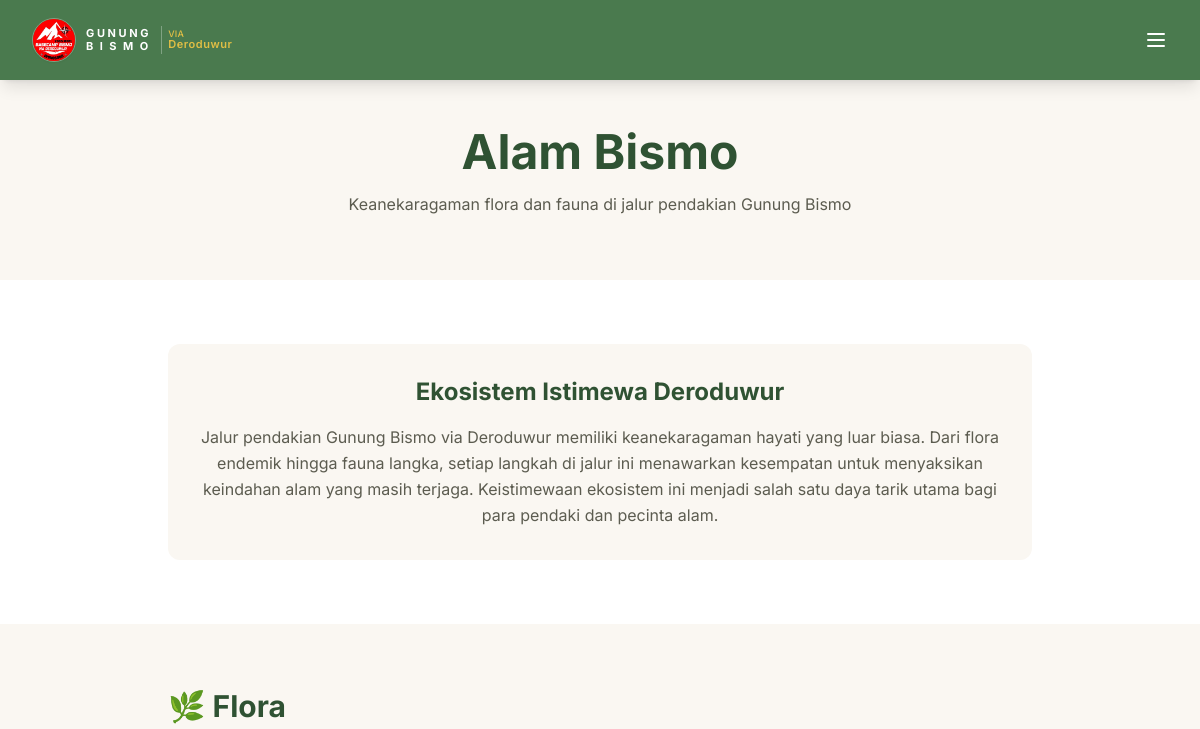
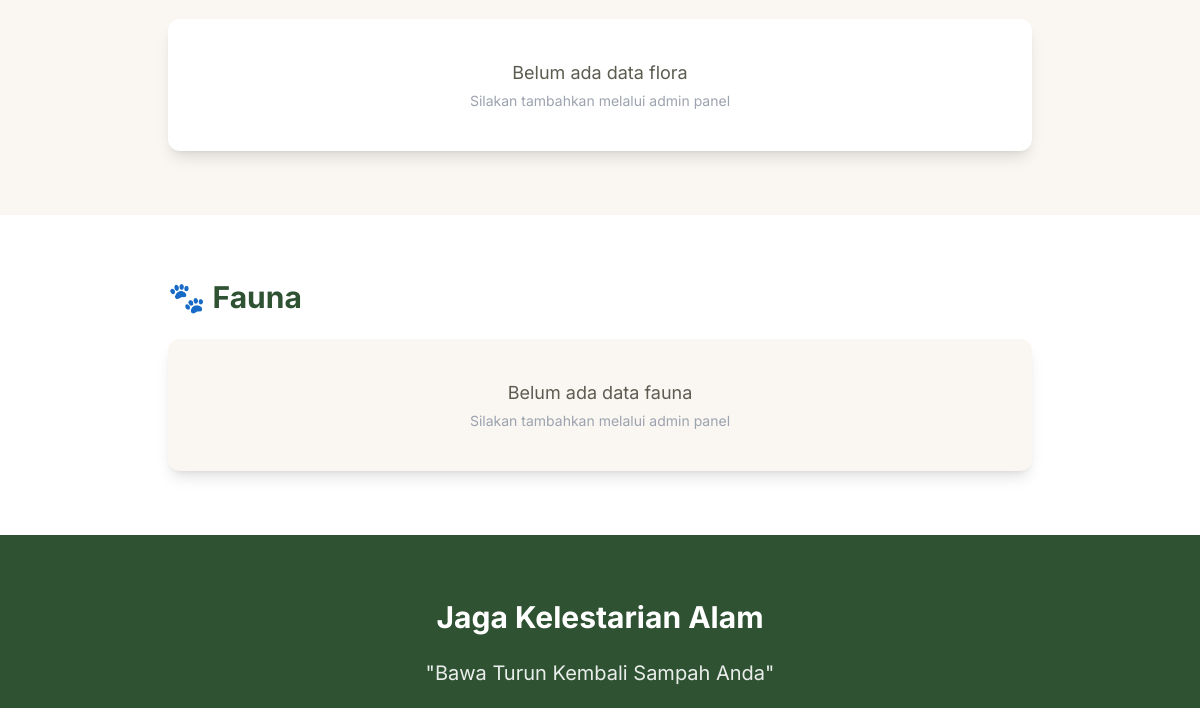
The page /alam.php (upper part) on the database as committed earlier (2 pictures, top to bottom).
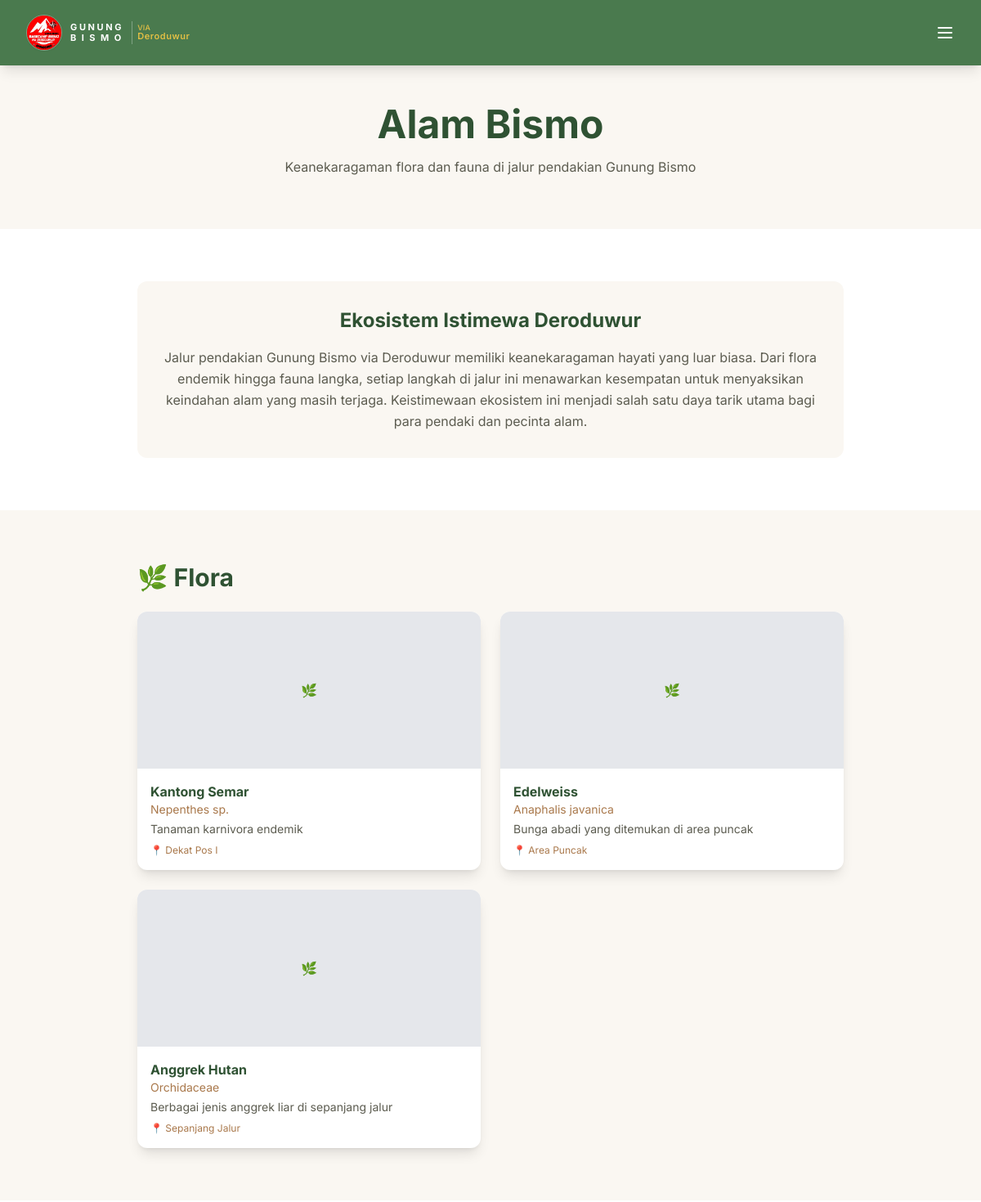
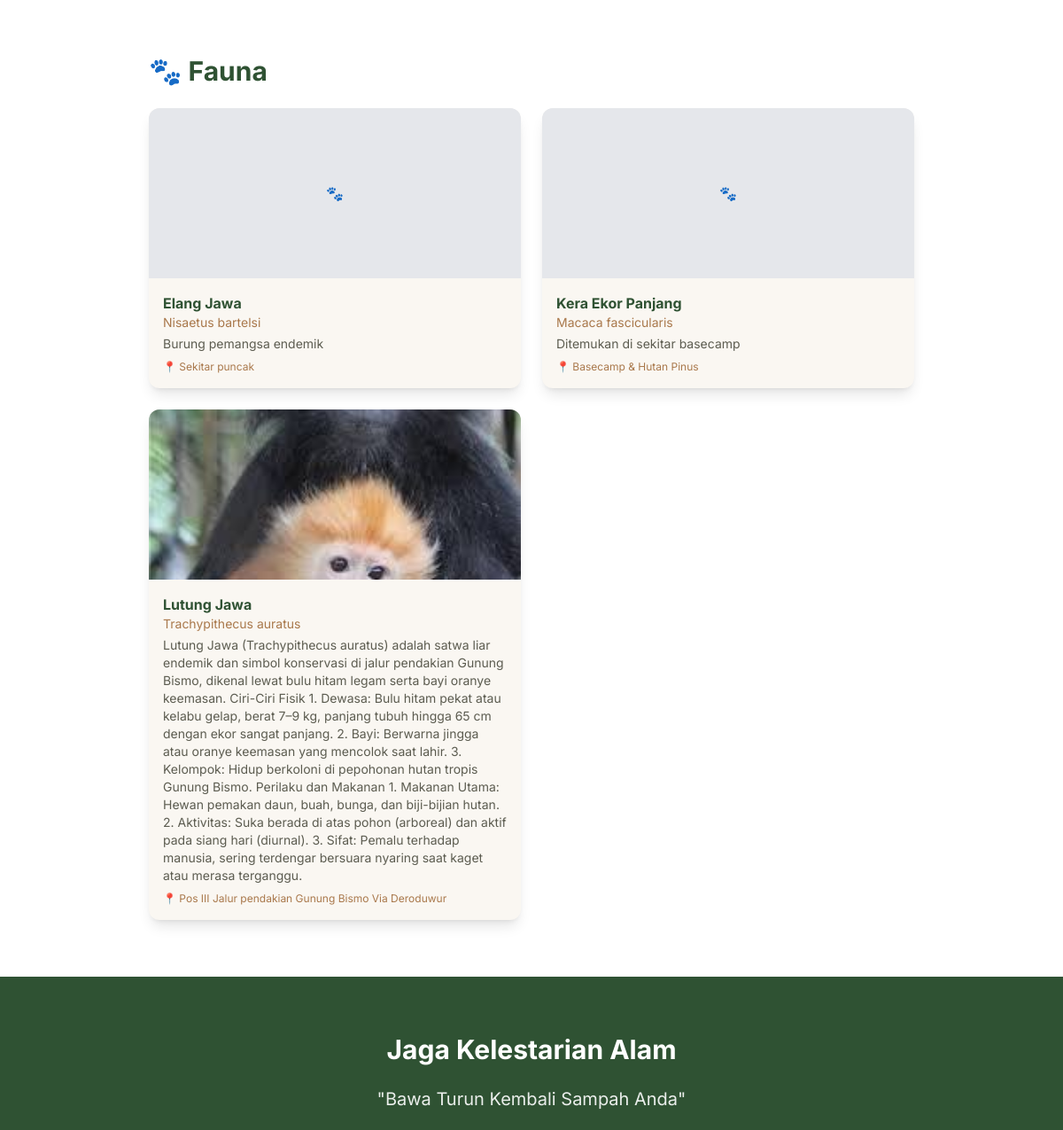
The same page on the database as committed later (2 pictures, top to bottom).
### tables this page shows
CREATE TABLE `flora` (
  `id` int(11) NOT NULL,
  `nama` varchar(100) NOT NULL,
  `nama_ilmiah` varchar(100) DEFAULT NULL,
  `deskripsi` text DEFAULT NULL,
  `foto` varchar(255) DEFAULT NULL,
  `lokasi` varchar(100) DEFAULT NULL,
  `created_at` timestamp NOT NULL DEFAULT current_timestamp(),
  `updated_at` timestamp NOT NULL DEFAULT current_timestamp() ON UPDATE current_timestamp()
);

CREATE TABLE `fauna` (
  `id` int(11) NOT NULL,
  `nama` varchar(100) NOT NULL,
  `nama_ilmiah` varchar(100) DEFAULT NULL,
  `deskripsi` text DEFAULT NULL,
  `foto` varchar(255) DEFAULT NULL,
  `lokasi` varchar(100) DEFAULT NULL,
  `created_at` timestamp NOT NULL DEFAULT current_timestamp(),
  `updated_at` timestamp NOT NULL DEFAULT current_timestamp() ON UPDATE current_timestamp()
);

### includes/functions.php (called while the page is built, shortened)
<?php
require_once __DIR__ . '/config.php';
function getFlora() {
    global $pdo;
    $stmt = $pdo->query("SELECT * FROM flora ORDER BY created_at DESC");
    return $stmt->fetchAll();
}
function getFauna() {
    global $pdo;
    $stmt = $pdo->query("SELECT * FROM fauna ORDER BY created_at DESC");
    return $stmt->fetchAll();
}

### alam.php (the view, shortened to what the changed rows need)
<?php
require_once __DIR__ . '/includes/config.php';
require_once __DIR__ . '/includes/functions.php';
$flora_list = getFlora();
$fauna_list = getFauna();
?>
<!DOCTYPE html>
<html lang="id">
<head>
    <script src="https://cdn.tailwindcss.com"></script>
    <link rel="stylesheet" href="assets/css/style.css">
</head>
<body>
<section class="pt-32 pb-16 bg-[#FAF7F2]">
    <div class="container mx-auto px-4">
        <h1 class="text-4xl md:text-5xl font-bold text-[#2F5233] text-center">Alam Bismo</h1>
    </div>
</section>
<section class="py-16 bg-white">
    <div class="container mx-auto px-4 max-w-4xl">
        <div class="bg-[#FAF7F2] p-8 rounded-xl text-center">
            <h2 class="text-2xl font-bold text-[#2F5233] mb-4">Ekosistem Istimewa Deroduwur</h2>
        </div>
    </div>
</section>
<section class="py-16 bg-[#FAF7F2]">
    <div class="container mx-auto px-4 max-w-4xl">
        <h2 class="text-3xl font-bold text-[#2F5233] mb-6">🌿 Flora</h2>
        <?php if (empty($flora_list)): ?>
        <div class="empty-state bg-white rounded-xl shadow-lg">
            <p class="text-lg">Belum ada data flora</p>
            <p class="text-sm text-gray-400 mt-1">Silakan tambahkan melalui admin panel</p>
        </div>
        <?php else: ?>
        <div class="grid grid-cols-1 md:grid-cols-2 gap-6">
            <?php foreach ($flora_list as $flora): ?>
            <div class="bg-white rounded-xl overflow-hidden shadow-lg card-hover">
                <?php if (!empty($flora['foto']) && file_exists(UPLOAD_PATH . 'flora/' . $flora['foto'])): ?>
                <img src="<?= BASE_URL ?>uploads/flora/<?= htmlspecialchars($flora['foto']) ?>"
                     alt="<?= htmlspecialchars($flora['nama']) ?>"
                     class="w-full h-48 object-cover">
                <?php else: ?>
                <div class="w-full h-48 bg-gray-200 flex items-center justify-center text-gray-400">
                    <span>🌿</span>
                </div>
                <?php endif; ?>
                <div class="p-4">
                    <h4 class="font-bold text-[#2F5233]"><?= htmlspecialchars($flora['nama']) ?></h4>
                    <?php if (!empty($flora['nama_ilmiah'])): ?>
                    <p class="text-sm text-[#A9784B]"><?= htmlspecialchars($flora['nama_ilmiah']) ?></p>
                    <?php endif; ?>
                    <?php if (!empty($flora['deskripsi'])): ?>
                    <p class="text-sm text-[#5C5C50] mt-1"><?= htmlspecialchars($flora['deskripsi']) ?></p>
                    <?php endif; ?>
                    <?php if (!empty($flora['lokasi'])): ?>
                    <p class="text-xs text-[#A9784B] mt-2">📍 <?= htmlspecialchars($flora['lokasi']) ?></p>
                    <?php endif; ?>
                </div>
            </div>
            <?php endforeach; ?>
        </div>
        <?php endif; ?>
    </div>
</section>
<section class="py-16 bg-white">
    <div class="container mx-auto px-4 max-w-4xl">
        <h2 class="text-3xl font-bold text-[#2F5233] mb-6">🐾 Fauna</h2>
        <?php if (empty($fauna_list)): ?>
        <div class="empty-state bg-[#FAF7F2] rounded-xl shadow-lg">
            <p class="text-lg">Belum ada data fauna</p>
            <p class="text-sm text-gray-400 mt-1">Silakan tambahkan melalui admin panel</p>
        </div>
        <?php else: ?>
        <div class="grid grid-cols-1 md:grid-cols-2 gap-6">
            <?php foreach ($fauna_list as $fauna): ?>
            <div class="bg-[#FAF7F2] rounded-xl overflow-hidden shadow-lg card-hover">
                <?php if (!empty($fauna['foto']) && file_exists(UPLOAD_PATH . 'fauna/' . $fauna['foto'])): ?>
                <img src="<?= BASE_URL ?>uploads/fauna/<?= htmlspecialchars($fauna['foto']) ?>"
                     alt="<?= htmlspecialchars($fauna['nama']) ?>"
                     class="w-full h-48 object-cover">
                <?php else: ?>
                <div class="w-full h-48 bg-gray-200 flex items-center justify-center text-gray-400">
                    <span>🐾</span>
                </div>
                <?php endif; ?>
                <div class="p-4">
                    <h4 class="font-bold text-[#2F5233]"><?= htmlspecialchars($fauna['nama']) ?></h4>
                    <?php if (!empty($fauna['nama_ilmiah'])): ?>
                    <p class="text-sm text-[#A9784B]"><?= htmlspecialchars($fauna['nama_ilmiah']) ?></p>
                    <?php endif; ?>
                    <?php if (!empty($fauna['deskripsi'])): ?>
                    <p class="text-sm text-[#5C5C50] mt-1"><?= htmlspecialchars($fauna['deskripsi']) ?></p>
                    <?php endif; ?>
                    <?php if (!empty($fauna['lokasi'])): ?>
                    <p class="text-xs text-[#A9784B] mt-2">📍 <?= htmlspecialchars($fauna['lokasi']) ?></p>
                    <?php endif; ?>
                </div>
            </div>
            <?php endforeach; ?>
        </div>
        <?php endif; ?>
    </div>
</section>
<section class="py-16 bg-[#2F5233] text-white">
    <div class="container mx-auto px-4 max-w-4xl text-center">
        <h2 class="text-3xl font-bold mb-6">Jaga Kelestarian Alam</h2>
    </div>
</section>
</body>
</html>

Rows that differ between the two databases and show on the page:
added flora: nama "Kantong Semar", nama_ilmiah "Nepenthes sp.", deskripsi "Tanaman karnivora endemik", lokasi "Dekat Pos I"
added flora: nama "Edelweiss", nama_ilmiah "Anaphalis javanica", deskripsi "Bunga abadi yang ditemukan di area puncak", lokasi "Area Puncak"
added flora: nama "Anggrek Hutan", nama_ilmiah "Orchidaceae", deskripsi "Berbagai jenis anggrek liar di sepanjang jalur", lokasi "Sepanjang Jalur"
added fauna: nama "Elang Jawa", nama_ilmiah "Nisaetus bartelsi", deskripsi "Burung pemangsa endemik", lokasi "Sekitar puncak"
added fauna: nama "Kera Ekor Panjang", nama_ilmiah "Macaca fascicularis", deskripsi "Ditemukan di sekitar basecamp", lokasi "Basecamp & Hutan Pinus"
added fauna: foto (picture), nama "Lutung Jawa", nama_ilmiah "Trachypithecus auratus", deskripsi "Lutung Jawa (Trachypithecus auratus) adalah satwa liar endemik dan simbol konservasi di jalur pendakian Gunung Bismo, dikenal lewat bulu hitam legam serta bayi oranye keemasan. Ciri-Ciri Fisik 1. Dewasa: Bulu hitam pekat atau kelabu gelap, berat 7–9 kg, panjang tubuh hingga 65 cm dengan ekor sangat panjang. 2. Bayi: Berwarna jingga atau oranye keemasan yang mencolok saat lahir. 3. Kelompok: Hidup berkoloni di pepohonan hutan tropis Gunung Bismo. Perilaku dan Makanan 1. Makanan Utama: Hewan pemakan daun, buah, bunga, dan biji-bijian hutan. 2. Aktivitas: Suka berada di atas pohon (arboreal) dan aktif pada siang hari (diurnal). 3. Sifat: Pemalu terhadap manusia, sering terdengar bersuara…", lokasi "Pos III Jalur pendakian Gunung Bismo Via Deroduwur"
Other text that changed with them:
text no longer shown: "Belum ada data flora Silakan tambahkan melalui admin panel Belum ada data fauna Silakan tambahkan melalui admin panel"
